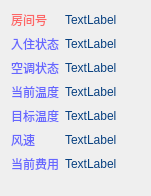
  <widget class="QWidget" name="formLayoutWidget_5">
   <property name="geometry">
    <rect>
     <x>30</x>
     <y>230</y>
     <width>151</width>
     <height>196</height>
    </rect>
   </property>
   <layout class="QFormLayout" name="formLayout_5">
    <item row="0" column="0">
     <layout class="QVBoxLayout" name="verticalLayout_18">
      <item>
       <widget class="QLabel" name="label_54">
        <property name="styleSheet">
         <string notr="true">font: 14pt &quot;Wawati SC&quot;;
color:rgb(253, 102, 102)</string>
        </property>
        <property name="text">
         <string>房间号</string>
        </property>
       </widget>
      </item>
      <item>
       <widget class="QLabel" name="label_55">
        <property name="styleSheet">
         <string notr="true">font: 14pt &quot;Wawati SC&quot;;
color:rgb(102, 102, 255)</string>
        </property>
        <property name="text">
         <string>入住状态</string>
        </property>
       </widget>
      </item>
      <item>
       <widget class="QLabel" name="label_56">
        <property name="styleSheet">
         <string notr="true">font: 14pt &quot;Wawati SC&quot;;
color:rgb(102, 102, 255)</string>
        </property>
        <property name="text">
         <string>空调状态</string>
        </property>
       </widget>
      </item>
     </layout>
    </item>
    <item row="0" column="1">
     <layout class="QVBoxLayout" name="verticalLayout_19">
      <item>
       <widget class="QLabel" name="room5">
        <property name="styleSheet">
         <string notr="true">font: 14pt &quot;Wawati SC&quot;;
color:rgb(7, 64, 128)</string>
        </property>
        <property name="text">
         <string>TextLabel</string>
        </property>
       </widget>
      </item>
      <item>
       <widget class="QLabel" name="f_state5">
        <property name="styleSheet">
         <string notr="true">font: 14pt &quot;Wawati SC&quot;;
color:rgb(7, 64, 128)</string>
        </property>
        <property name="text">
         <string>TextLabel</string>
        </property>
       </widget>
      </item>
      <item>
       <widget class="QLabel" name="a_state5">
        <property name="styleSheet">
         <string notr="true">font: 14pt &quot;Wawati SC&quot;;
color:rgb(7, 64, 128)</string>
        </property>
        <property name="text">
         <string>TextLabel</string>
        </property>
       </widget>
      </item>
     </layout>
    </item>
    <item row="1" column="0">
     <layout class="QVBoxLayout" name="verticalLayout_20">
      <item>
       <widget class="QLabel" name="label_60">
        <property name="styleSheet">
         <string notr="true">font: 14pt &quot;Wawati SC&quot;;
color:rgb(102, 102, 255)</string>
        </property>
        <property name="text">
         <string>当前温度</string>
        </property>
       </widget>
      </item>
      <item>
       <widget class="QLabel" name="label_61">
        <property name="styleSheet">
         <string notr="true">font: 14pt &quot;Wawati SC&quot;;
color:rgb(102, 102, 255)</string>
        </property>
        <property name="text">
         <string>目标温度</string>
        </property>
       </widget>
      </item>
      <item>
       <widget class="QLabel" name="label_62">
        <property name="styleSheet">
         <string notr="true">font: 14pt &quot;Wawati SC&quot;;
color:rgb(102, 102, 255)</string>
        </property>
        <property name="text">
         <string>风速</string>
        </property>
       </widget>
      </item>
      <item>
       <widget class="QLabel" name="label_63">
        <property name="styleSheet">
         <string notr="true">font: 14pt &quot;Wawati SC&quot;;
color:rgb(102, 102, 255)</string>
        </property>
        <property name="text">
         <string>当前费用</string>
        </property>
       </widget>
      </item>
     </layout>
    </item>
    <item row="1" column="1">
     <layout class="QVBoxLayout" name="verticalLayout_21">
      <item>
       <widget class="QLabel" name="tmp5">
        <property name="styleSheet">
         <string notr="true">font: 14pt &quot;Wawati SC&quot;;
color:rgb(7, 64, 128)</string>
        </property>
        <property name="text">
         <string>TextLabel</string>
        </property>
       </widget>
      </item>
      <item>
       <widget class="QLabel" name="tar5">
        <property name="styleSheet">
         <string notr="true">font: 14pt &quot;Wawati SC&quot;;
color:rgb(7, 64, 128)</string>
        </property>
        <property name="text">
         <string>TextLabel</string>
        </property>
       </widget>
      </item>
      <item>
       <widget class="QLabel" name="speed5">
        <property name="styleSheet">
         <string notr="true">font: 14pt &quot;Wawati SC&quot;;
color:rgb(7, 64, 128)</string>
        </property>
        <property name="text">
         <string>TextLabel</string>
        </property>
       </widget>
      </item>
      <item>
       <widget class="QLabel" name="fee5">
        <property name="styleSheet">
         <string notr="true">font: 14pt &quot;Wawati SC&quot;;
color:rgb(7, 64, 128)</string>
        </property>
        <property name="text">
         <string>TextLabel</string>
        </property>
       </widget>
      </item>
     </layout>
    </item>
   </layout>
  </widget>
